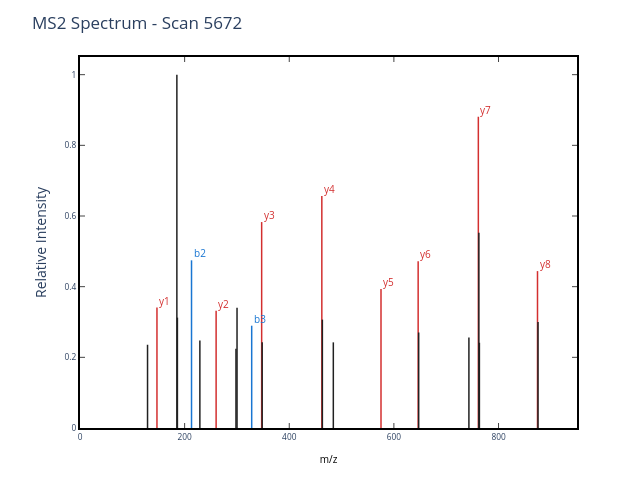

The cell this chart's notebook holds for it:
### Code cell
# Show the MS2 spectrum with annotated peaks
mzml_path = 'Data/04-17-23_CA_Tryp_HCD_10min-calib.mzML'
ms2_spectrum_annotated = get_MS2_object(mzml_path, 5672, peptide = 'VLDALDSIK')
plot_MS2(ms2_spectrum_annotated)

### Figure 1 — Plotly figure (JSON) as saved in the notebook; plotly's stock layout.template omitted (floating-point values rounded to 4 significant figures)
{"data": [{"line": {"color": "rgba (33, 33, 33, 1)", "dash": "solid", "width": 1.5}, "mode": "lines", "name": "_child1", "type": "scatter", "x": [129.1, 129.1], "xaxis": "x", "y": [0, 0.2356], "yaxis": "y"}, {"line": {"color": "rgba (211, 47, 47, 1)", "dash": "solid", "width": 1.5}, "mode": "lines", "name": "_child3", "type": "scatter", "x": [147.1, 147.1], "xaxis": "x", "y": [0, 0.3408], "yaxis": "y"}, {"line": {"color": "rgba (33, 33, 33, 1)", "dash": "solid", "width": 1.5}, "mode": "lines", "name": "_child5", "type": "scatter", "x": [185.2, 185.2], "xaxis": "x", "y": [0, 1], "yaxis": "y"}, {"line": {"color": "rgba (33, 33, 33, 1)", "dash": "solid", "width": 1.5}, "mode": "lines", "name": "_child7", "type": "scatter", "x": [186.2, 186.2], "xaxis": "x", "y": [0, 0.3124], "yaxis": "y"}, {"line": {"color": "rgba (25, 118, 210, 1)", "dash": "solid", "width": 1.5}, "mode": "lines", "name": "_child9", "type": "scatter", "x": [213.2, 213.2], "xaxis": "x", "y": [0, 0.4746], "yaxis": "y"}, {"line": {"color": "rgba (33, 33, 33, 1)", "dash": "solid", "width": 1.5}, "mode": "lines", "name": "_child11", "type": "scatter", "x": [229.1, 229.1], "xaxis": "x", "y": [0, 0.2473], "yaxis": "y"}, {"line": {"color": "rgba (211, 47, 47, 1)", "dash": "solid", "width": 1.5}, "mode": "lines", "name": "_child13", "type": "scatter", "x": [260.2, 260.2], "xaxis": "x", "y": [0, 0.3318], "yaxis": "y"}, {"line": {"color": "rgba (33, 33, 33, 1)", "dash": "solid", "width": 1.5}, "mode": "lines", "name": "_child15", "type": "scatter", "x": [298.1, 298.1], "xaxis": "x", "y": [0, 0.2245], "yaxis": "y"}, {"line": {"color": "rgba (33, 33, 33, 1)", "dash": "solid", "width": 1.5}, "mode": "lines", "name": "_child17", "type": "scatter", "x": [300.2, 300.2], "xaxis": "x", "y": [0, 0.3405], "yaxis": "y"}, {"line": {"color": "rgba (25, 118, 210, 1)", "dash": "solid", "width": 1.5}, "mode": "lines", "name": "_child19", "type": "scatter", "x": [328.2, 328.2], "xaxis": "x", "y": [0, 0.2895], "yaxis": "y"}, {"line": {"color": "rgba (211, 47, 47, 1)", "dash": "solid", "width": 1.5}, "mode": "lines", "name": "_child21", "type": "scatter", "x": [347.2, 347.2], "xaxis": "x", "y": [0, 0.5829], "yaxis": "y"}, {"line": {"color": "rgba (33, 33, 33, 1)", "dash": "solid", "width": 1.5}, "mode": "lines", "name": "_child23", "type": "scatter", "x": [348.2, 348.2], "xaxis": "x", "y": [0, 0.2427], "yaxis": "y"}, {"line": {"color": "rgba (211, 47, 47, 1)", "dash": "solid", "width": 1.5}, "mode": "lines", "name": "_child25", "type": "scatter", "x": [462.3, 462.3], "xaxis": "x", "y": [0, 0.6565], "yaxis": "y"}, {"line": {"color": "rgba (33, 33, 33, 1)", "dash": "solid", "width": 1.5}, "mode": "lines", "name": "_child27", "type": "scatter", "x": [463.3, 463.3], "xaxis": "x", "y": [0, 0.3068], "yaxis": "y"}, {"line": {"color": "rgba (33, 33, 33, 1)", "dash": "solid", "width": 1.5}, "mode": "lines", "name": "_child29", "type": "scatter", "x": [484.2, 484.2], "xaxis": "x", "y": [0, 0.2424], "yaxis": "y"}, {"line": {"color": "rgba (211, 47, 47, 1)", "dash": "solid", "width": 1.5}, "mode": "lines", "name": "_child31", "type": "scatter", "x": [575.3, 575.3], "xaxis": "x", "y": [0, 0.3936], "yaxis": "y"}, {"line": {"color": "rgba (211, 47, 47, 1)", "dash": "solid", "width": 1.5}, "mode": "lines", "name": "_child33", "type": "scatter", "x": [646.4, 646.4], "xaxis": "x", "y": [0, 0.472], "yaxis": "y"}, {"line": {"color": "rgba (33, 33, 33, 1)", "dash": "solid", "width": 1.5}, "mode": "lines", "name": "_child35", "type": "scatter", "x": [647.4, 647.4], "xaxis": "x", "y": [0, 0.2703], "yaxis": "y"}, {"line": {"color": "rgba (33, 33, 33, 1)", "dash": "solid", "width": 1.5}, "mode": "lines", "name": "_child37", "type": "scatter", "x": [743.4, 743.4], "xaxis": "x", "y": [0, 0.2564], "yaxis": "y"}, {"line": {"color": "rgba (211, 47, 47, 1)", "dash": "solid", "width": 1.5}, "mode": "lines", "name": "_child39", "type": "scatter", "x": [761.4, 761.4], "xaxis": "x", "y": [0, 0.8811], "yaxis": "y"}, {"line": {"color": "rgba (33, 33, 33, 1)", "dash": "solid", "width": 1.5}, "mode": "lines", "name": "_child41", "type": "scatter", "x": [762.4, 762.4], "xaxis": "x", "y": [0, 0.5524], "yaxis": "y"}, {"line": {"color": "rgba (33, 33, 33, 1)", "dash": "solid", "width": 1.5}, "mode": "lines", "name": "_child43", "type": "scatter", "x": [763.4, 763.4], "xaxis": "x", "y": [0, 0.2412], "yaxis": "y"}, {"line": {"color": "rgba (211, 47, 47, 1)", "dash": "solid", "width": 1.5}, "mode": "lines", "name": "_child45", "type": "scatter", "x": [874.5, 874.5], "xaxis": "x", "y": [0, 0.444], "yaxis": "y"}, {"line": {"color": "rgba (33, 33, 33, 1)", "dash": "solid", "width": 1.5}, "mode": "lines", "name": "_child47", "type": "scatter", "x": [875.5, 875.5], "xaxis": "x", "y": [0, 0.2997], "yaxis": "y"}], "layout": {"annotations": [{"align": "left", "font": {"color": "#D32F2F", "size": 10}, "opacity": 1, "showarrow": false, "text": "y1", "x": 147.1, "xanchor": "left", "xref": "x", "y": 0.3608, "yanchor": "middle", "yref": "y"}, {"align": "left", "font": {"color": "#1976D2", "size": 10}, "opacity": 1, "showarrow": false, "text": "b2", "x": 213.2, "xanchor": "left", "xref": "x", "y": 0.4946, "yanchor": "middle", "yref": "y"}, {"align": "left", "font": {"color": "#D32F2F", "size": 10}, "opacity": 1, "showarrow": false, "text": "y2", "x": 260.2, "xanchor": "left", "xref": "x", "y": 0.3518, "yanchor": "middle", "yref": "y"}, {"align": "left", "font": {"color": "#1976D2", "size": 10}, "opacity": 1, "showarrow": false, "text": "b3", "x": 328.2, "xanchor": "left", "xref": "x", "y": 0.3095, "yanchor": "middle", "yref": "y"}, {"align": "left", "font": {"color": "#D32F2F", "size": 10}, "opacity": 1, "showarrow": false, "text": "y3", "x": 347.2, "xanchor": "left", "xref": "x", "y": 0.6029, "yanchor": "middle", "yref": "y"}, {"align": "left", "font": {"color": "#D32F2F", "size": 10}, "opacity": 1, "showarrow": false, "text": "y4", "x": 462.3, "xanchor": "left", "xref": "x", "y": 0.6765, "yanchor": "middle", "yref": "y"}, {"align": "left", "font": {"color": "#D32F2F", "size": 10}, "opacity": 1, "showarrow": false, "text": "y5", "x": 575.3, "xanchor": "left", "xref": "x", "y": 0.4136, "yanchor": "middle", "yref": "y"}, {"align": "left", "font": {"color": "#D32F2F", "size": 10}, "opacity": 1, "showarrow": false, "text": "y6", "x": 646.4, "xanchor": "left", "xref": "x", "y": 0.492, "yanchor": "middle", "yref": "y"}, {"align": "left", "font": {"color": "#D32F2F", "size": 10}, "opacity": 1, "showarrow": false, "text": "y7", "x": 761.4, "xanchor": "left", "xref": "x", "y": 0.9011, "yanchor": "middle", "yref": "y"}, {"align": "left", "font": {"color": "#D32F2F", "size": 10}, "opacity": 1, "showarrow": false, "text": "y8", "x": 874.5, "xanchor": "left", "xref": "x", "y": 0.464, "yanchor": "middle", "yref": "y"}], "autosize": false, "height": 480, "hovermode": "closest", "margin": {"b": 52, "l": 80, "pad": 0, "r": 63, "t": 57}, "plot_bgcolor": "white", "showlegend": false, "title": {"text": "MS2 Spectrum - Scan 5672"}, "width": 640, "xaxis": {"anchor": "y", "domain": [0, 1], "linecolor": "black", "linewidth": 2, "mirror": "ticks", "nticks": 6, "range": [0, 950], "showgrid": true, "showline": true, "side": "bottom", "tickfont": {"size": 8.33}, "ticks": "inside", "title": {"font": {"color": "#000000", "size": 10}, "text": "m/z"}, "type": "linear", "zeroline": false}, "yaxis": {"anchor": "x", "domain": [0, 1], "linecolor": "black", "linewidth": 2, "mirror": "ticks", "nticks": 6, "range": [0, 1.05], "showgrid": true, "showline": true, "side": "left", "tickfont": {"size": 8.33}, "ticks": "inside", "title": {"text": "Relative Intensity"}, "type": "linear", "zeroline": false}}}
